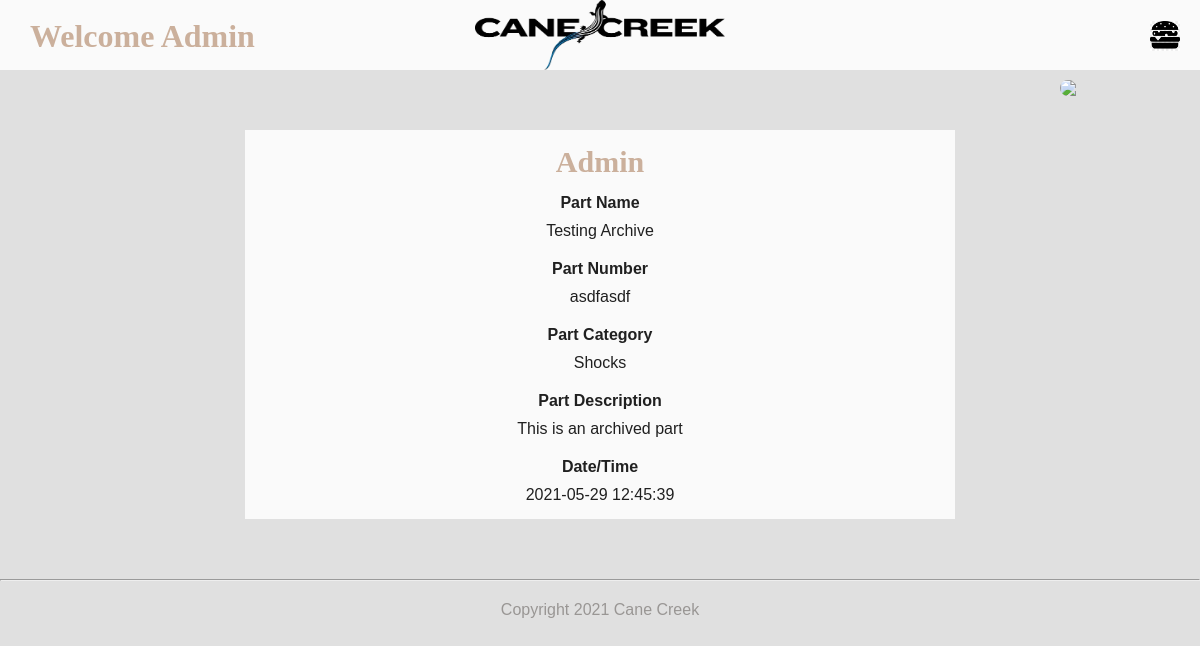
The app's page /archivedetails.php?qr=3456 (signed in) with its own data.
### tables this page shows
CREATE TABLE `archive` (
  `id` int(11) NOT NULL,
  `qr` varchar(255) NOT NULL,
  `userid` varchar(255) NOT NULL,
  `pnumber` varchar(255) NOT NULL,
  `pname` varchar(255) NOT NULL,
  `pcategory` varchar(255) NOT NULL,
  `pdescription` varchar(255) NOT NULL,
  `ptime` timestamp NOT NULL DEFAULT current_timestamp(),
  PRIMARY KEY (`id`)
);

### php/global.php (called while the page is built, shortened)
<?php
  include('config/dbConnect.php');
  if(isset($_GET['qr'])){
    $qr = mysqli_real_escape_string($conn, $_GET['qr']);
    $sql = "SELECT * FROM archive WHERE qr = '$qr'";
    $result = mysqli_query($conn, $sql);
    $archive = mysqli_fetch_assoc($result);
  }
?>

### archivedetails.php (the view, shortened to what this page needs)
<?php
  include('templates/header.php');
?>
<div id="qrcode">
  <img  src="https://chart.googleapis.com/chart?chs=100x100&cht=qr&chl=<?php echo $_GET['qr']?>" />
</div>
<div class="detailbox" width= 30px;>
  <h2><?php echo htmlspecialchars($archive['userid']) ?></h2>
  <h4>Part Name</h4>
  <p><?php echo htmlspecialchars($archive['pname']) ?></p>
  <h4>Part Number</h4>
  <p><?php echo htmlspecialchars($archive['pnumber']) ?></p>
  <h4>Part Category</h4>
  <p><?php echo htmlspecialchars($archive['pcategory']) ?></p>
  <h4>Part Description</h4>
  <p><?php echo htmlspecialchars($archive['pdescription']) ?></p>
  <h4>Date/Time</h4>
  <p><?php echo htmlspecialchars($archive['ptime']) ?></p>
</div>
<hr />
<?php
  include('templates/footer.php');
?>

### css/master.css (style rules this page uses)
* { margin: 0; padding: 0; font-family: sans-serif; }
.background { background: #E0E0E0; color: #202020; }
.detailbox { background: #FAFAFA; width: 700px; position: relative; margin: 5% auto; padding: 5px; }
#qrcode { border-radius: 50px; overflow: hidden; width: 100; position: absolute; top: 80px; right: 40px; }
h2 { text-align: center; font-size: 30px; padding: 10px 50px 5px; font-family: aerial; color: #cbb09c; }
h4 { text-align: center; padding: 10px 50px 0px; }
p { text-align: center; padding: 10px 50px 10px; }

### records on screen
archive: userid "Admin", pname "Testing Archive", pnumber "asdfasdf", pcategory "Shocks", pdescription "This is an archived part", ptime "2021-05-29 12:45:39"

### other values on screen
$_SESSION['userid'] "Admin"
